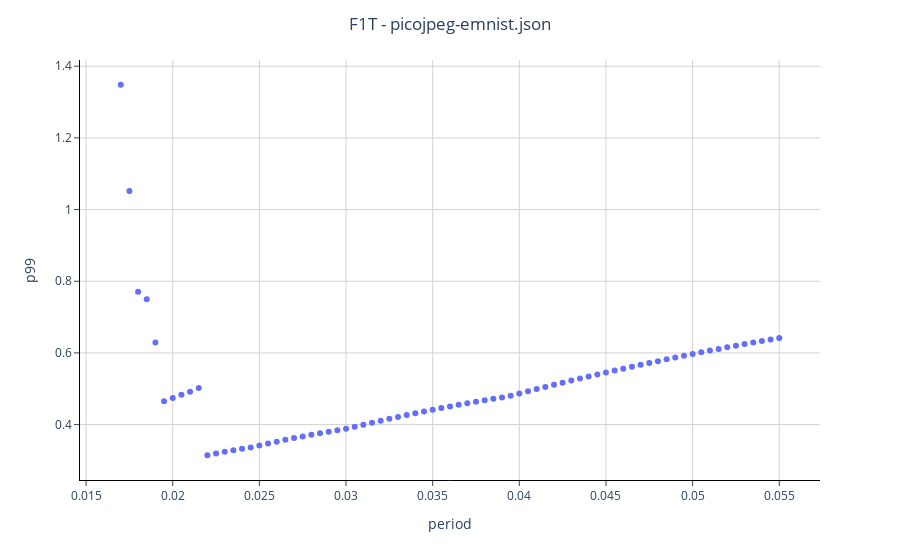

Notebook cell for this chart:
### Code cell
plot_job_id(F1T_jpeg)

### Figure 1 — Plotly figure (JSON) as saved in the notebook; plotly's stock layout.template omitted (floating-point values rounded to 4 significant figures; data arrays with more than 128 entries replaced by an {"elided": "..."} marker saying what was removed)
{"data": [{"customdata": {"elided": "77x2 float values"}, "hovertemplate": "period=%{x}<br>p99=%{y}<br>hit_chance=%{customdata[0]}<br>utilization=%{customdata[1]}<extra></extra>", "legendgroup": "", "marker": {"color": "#636efa", "symbol": "circle"}, "mode": "markers", "name": "", "orientation": "v", "showlegend": false, "type": "scatter", "x": [0.0535, 0.0465, 0.039, 0.032, 0.025, 0.0255, 0.0325, 0.0395, 0.046, 0.053, 0.045, 0.052, 0.0265, 0.0335, 0.033, 0.026, 0.0525, 0.0455, 0.0475, 0.0505, 0.028, 0.031, 0.0315, 0.0285, 0.05, 0.047, 0.051, 0.048, 0.0305, 0.0275, 0.0445, 0.044, 0.027, 0.03, 0.0485, 0.0515, 0.0235, 0.023, 0.022, 0.0225, 0.0175, 0.0205, 0.02, 0.017, 0.021, 0.018, 0.0185, 0.0215, 0.055, 0.0195, 0.019, 0.024, 0.0245, 0.0295, 0.0425, 0.0355, 0.035, 0.042, 0.029, 0.0495, 0.036, 0.043, 0.0435, 0.0365, 0.049, 0.054, 0.0385, 0.0415, 0.041, 0.038, 0.0545, 0.04, 0.037, 0.034, 0.0345, 0.0375, 0.0405], "xaxis": "x", "y": [0.6291, 0.5614, 0.4758, 0.4108, 0.3418, 0.3472, 0.4162, 0.4807, 0.5561, 0.6247, 0.5452, 0.6157, 0.3575, 0.4266, 0.4215, 0.3524, 0.6202, 0.5507, 0.5719, 0.6017, 0.3716, 0.3997, 0.4053, 0.376, 0.5969, 0.5667, 0.6064, 0.577, 0.394, 0.3671, 0.5397, 0.5341, 0.3624, 0.3882, 0.5821, 0.6111, 0.3282, 0.3238, 0.3144, 0.3192, 1.052, 0.4829, 0.4742, 1.348, 0.4913, 0.7709, 0.7497, 0.5019, 0.6419, 0.4652, 0.6293, 0.3324, 0.3363, 0.3843, 0.5169, 0.4461, 0.4414, 0.511, 0.3803, 0.592, 0.4506, 0.5227, 0.5284, 0.4551, 0.5871, 0.6334, 0.4719, 0.5051, 0.4991, 0.4678, 0.6377, 0.4869, 0.4595, 0.4316, 0.4366, 0.4637, 0.493], "yaxis": "y"}], "layout": {"legend": {"tracegroupgap": 0}, "margin": {"t": 60}, "plot_bgcolor": "white", "title": {"text": "F1T - picojpeg-emnist.json", "x": 0.5}, "xaxis": {"anchor": "y", "domain": [0, 1], "gridcolor": "lightgrey", "linecolor": "black", "mirror": false, "showline": true, "ticks": "outside", "title": {"text": "period"}}, "yaxis": {"anchor": "x", "domain": [0, 1], "gridcolor": "lightgrey", "linecolor": "black", "mirror": false, "showline": true, "ticks": "outside", "title": {"text": "p99"}}}}
